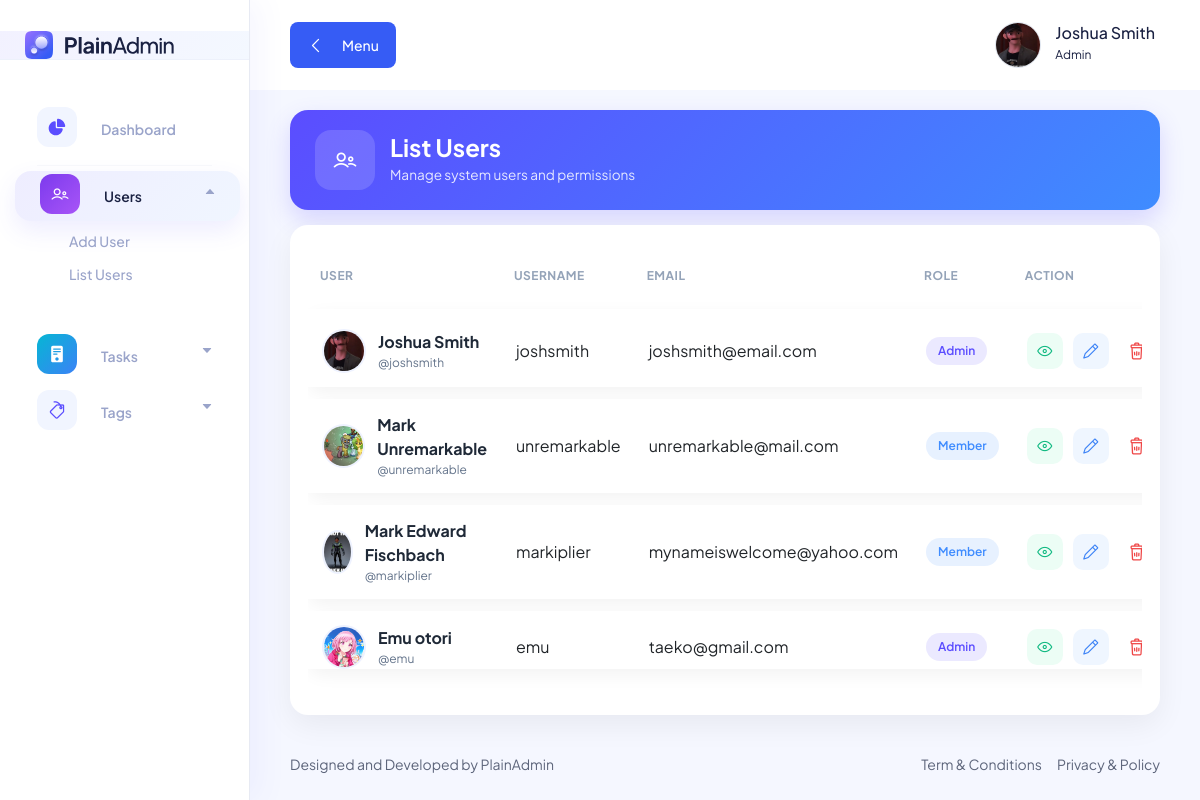
Screenshot of /pages/users/list.user.php (signed in) with the database file from the repository.
### tables this page shows
CREATE TABLE `users_tbl` (
  `user_id` int(11) NOT NULL AUTO_INCREMENT,
  `full_name` varchar(100) NOT NULL,
  `username` varchar(100) NOT NULL,
  `email` varchar(100) NOT NULL,
  `password` varchar(100) NOT NULL,
  `role` int(11) NOT NULL DEFAULT 2,
  `bio` varchar(255) DEFAULT NULL,
  `profile` varchar(255) DEFAULT NULL,
  PRIMARY KEY (`user_id`)
);

CREATE TABLE `roles_tbl` (
  `role_id` int(11) NOT NULL AUTO_INCREMENT,
  `role` varchar(100) NOT NULL,
  PRIMARY KEY (`role_id`)
);

### includes/utils/user.utils.php (called while the page is built, shortened)
<?php
function get_user_profile_image($conn, $user_id) : string {
    $all_users = mysqli_query($conn, "SELECT * FROM users_tbl WHERE user_id = '$user_id'");
    $user = mysqli_fetch_array($all_users);
    return "/task_management/uploads/profiles/" . $user['profile'];
}

### pages/users/list.user.php (the view, shortened to what this page needs)
<?php require_once '../../includes/conn.php'; ?>
<?php include_once "../../includes/utils/user.utils.php"; ?>
<!DOCTYPE html>
<html lang="en">
<head>
    <?php include_once "../../includes/components/links.php"; ?>
</head>
<body>
    <?php include_once "../../includes/elements/sidebar.php"; ?>
    <main class="main-wrapper">
        <?php include_once "../../includes/elements/navbar.php"; ?>
        <div class="container-fluid">
            <div class="page-header">
                <div class="header-icon">
                    <i class="lni lni-users"></i>
                </div>
                <div>
                    <h2 class="header-title">List Users</h2>
                    <p class="header-subtitle">Manage system users and permissions</p>
                </div>
            </div>
            <div class="glass-card">
                <div class="table-responsive">
                    <table class="table" data-toggle="table" data-search="true" data-filter-control="true">
                        <thead>
                            <tr>
                                <th>User</th>
                                <th>Username</th>
                                <th>Email</th>
                                <th>Role</th>
                                <th>Action</th>
                            </tr>
                        </thead>
                        <tbody>
                            <?php
                            $users = mysqli_query($conn, "
SELECT * FROM users_tbl
LEFT JOIN roles_tbl
ON roles_tbl.role_id = users_tbl.role
");
                            while ($user = mysqli_fetch_array($users)) {
                                ?>
                                <tr>
                                    <td>
                                        <div class="user-box">
                                            <img src="<?= get_user_profile_image($conn, $user['user_id']); ?>">
                                            <div>
                                                <div class="user-name"><?= $user['full_name']; ?></div>
                                                <div class="user-role-text">@<?= $user['username']; ?></div>
                                            </div>
                                        </div>
                                    </td>
                                    <td><?= $user['username']; ?></td>
                                    <td><?= $user['email']; ?></td>
                                    <td>
                                        <span
                                            class="role-badge <?= strtolower($user['role']) == 'admin' ? 'admin' : 'member'; ?>">
                                            <?= $user['role']; ?>
                                        </span>
                                    </td>
                                    <td>
                                        <div class="action">
                                            <a class="action-btn view"
                                                href="../profile/profile.php?user_id=<?= $user['user_id']; ?>">
                                                <i class="lni lni-eye"></i>
                                            </a>
                                            <a class="action-btn edit"
                                                href="edit.user.php?user_id=<?= $user['user_id']; ?>">
                                                <i class="lni lni-pencil"></i>
                                            </a>
                                            <button class="action-btn delete" data-bs-toggle="modal"
                                                data-bs-target="#deleteUserModal<?= $user['user_id']; ?>">
                                                <i class="lni lni-trash-can"></i>
                                            </button>
                                        </div>
                                    </td>
                                </tr>
                            <?php } ?>
                        </tbody>
                    </table>
                </div>
            </div>
        </div>
        <?php include_once "../../includes/elements/footer.php"; ?>
    </main>
    <?php include_once "../../includes/components/scripts.php"; ?>
</body>
</html>

### includes/elements/navbar.php (shortened to what this page needs)
<header class="header">
    <div class="container-fluid">
        <div class="row">
            <div class="col-lg-5 col-md-5 col-6">
                <div class="header-left d-flex align-items-center">
                    <div class="menu-toggle-btn mr-15">
                        <button id="menu-toggle" class="main-btn primary-btn btn-hover">
                            <i class="lni lni-chevron-left me-2"></i> Menu
                        </button>
                    </div>
                </div>
            </div>
            <div class="col-lg-7 col-md-7 col-6">
                <div class="header-right">
                    <div class="profile-box ml-15">
                        <button class="dropdown-toggle bg-transparent border-0" type="button" id="profile"
                            data-bs-toggle="dropdown" aria-expanded="false">
                            <div class="profile-info">
                                <div class="info">
                                    <img class="image"
                                        src="<?php echo get_user_profile_image($conn, $_SESSION['user_id']); ?>"
                                        alt="<?php echo $_SESSION['fullname']; ?>" />
                                    <div>
                                        <h6 class="fw-500">
                                            <?php echo $_SESSION['fullname']; ?>
                                        </h6>
                                        <p>
                                            <?php echo $_SESSION['role']; ?>
                                        </p>
                                    </div>
                                </div>
                            </div>
                        </button>
                    </div>
                </div>
            </div>
        </div>
    </div>
</header>

### assets/css/fullcalendar.css (style rules this page uses)
:root { --fc-daygrid-event-dot-width:8px;--fc-list-event-dot-width:10px;--fc-list-event-hover-bg-color:#f5f5f5 }

### pages/users/list.user.php (style rules this page uses)
:root { --primary: #5b4dff; --secondary: #3f8cff; --border: #e5e7eb; --muted: #64748b; }
body { background: #f5f7ff; }
.page-header { background: linear-gradient(135deg, var(--primary), var(--secondary)); border-radius: 18px; padding: 20px 25px; color: #fff; display: flex; align-items: center; gap: 15px; box-shadow: 0 10px 25px rgba(91, 77, 255, .20); margin-top: 20px; }
.header-icon { width: 60px; height: 60px; border-radius: 16px; background: rgba(255, 255, 255, .15); display: flex; align-items: center; justify-content: center; font-size: 24px; }
.header-title { font-size: 1.5rem; font-weight: 700; margin: 0; color: #fff; }
.header-subtitle { margin: 0; font-size: .85rem; color: rgba(255, 255, 255, .85); }
.glass-card { background: #fff; border-radius: 18px; padding: 18px; margin-top: 15px; box-shadow: 0 10px 30px rgba(0, 0, 0, .06); }
.table { border-collapse: separate; border-spacing: 0 12px; }
.table thead th { font-size: 12px; color: #94a3b8; text-transform: uppercase; letter-spacing: .5px; border: none !important; padding: 12px; }
.table tbody tr { background: #fff; box-shadow: 0 6px 18px rgba(0, 0, 0, .05); border-radius: 14px; transition: .2s ease; }
.table td { border: none !important; vertical-align: middle; padding: 14px; }
.user-box { display: flex; align-items: center; gap: 12px; }
.user-box img { width: 44px; height: 44px; border-radius: 50%; border: 2px solid #eef2ff; object-fit: cover; }
.user-name { font-weight: 700; color: #1f2937; }
.user-role-text { font-size: 12px; color: #64748b; }
.role-badge { padding: 5px 12px; border-radius: 999px; font-size: 12px; font-weight: 600; }
.admin { background: rgba(91, 77, 255, .12); color: var(--primary); }
.member { background: rgba(63, 140, 255, .12); color: var(--secondary); }
.action { display: flex; align-items: center; gap: 10px; }
.action-btn { width: 36px; height: 36px; display: flex; align-items: center; justify-content: center; border-radius: 10px; transition: .2s ease; text-decoration: none; }
.view { background: #ecfdf5; color: #10b981; }
.edit { background: #eff6ff; color: #3b82f6; }
.delete { background: #fef2f2; color: #ef4444; border: none; }

### rows the page displays
users_tbl: profile (picture), user_id+profile (picture), full_name "Joshua Smith", username "joshsmith", email "joshsmith@email.com", roles_tbl.role "Admin"
users_tbl: user_id+profile (picture), full_name "Mark Unremarkable", username "unremarkable", email "unremarkable@mail.com", roles_tbl.role "Member"
users_tbl: user_id+profile (picture), full_name "Mark Edward Fischbach", username "markiplier", email "mynameiswelcome@yahoo.com", roles_tbl.role "Member"
users_tbl: user_id+profile (picture), full_name "Emu otori", username "emu", email "taeko@gmail.com", roles_tbl.role "Admin"

### other values shown
$_SESSION['fullname'] "Joshua Smith"
$_SESSION['role'] "Admin"
